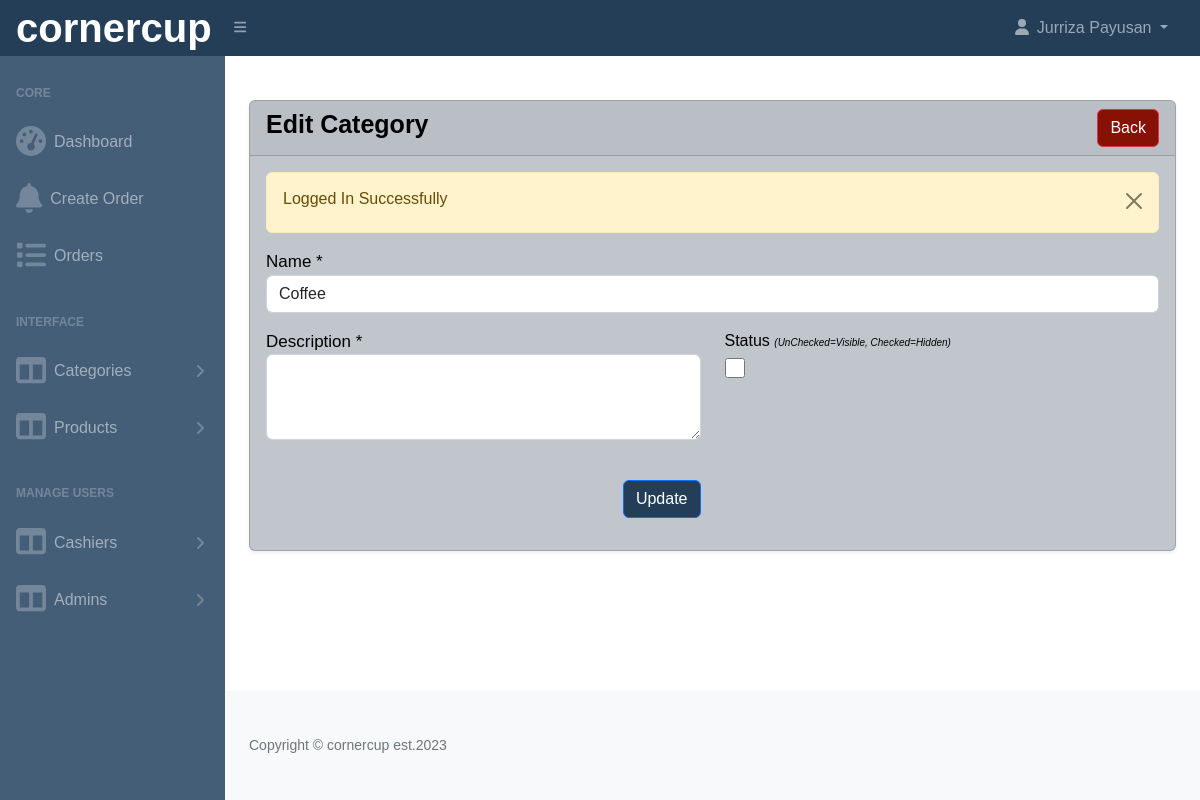
The app's page /cornercup_pos/admin/categories-edit.php?id=1 (signed in), older data.
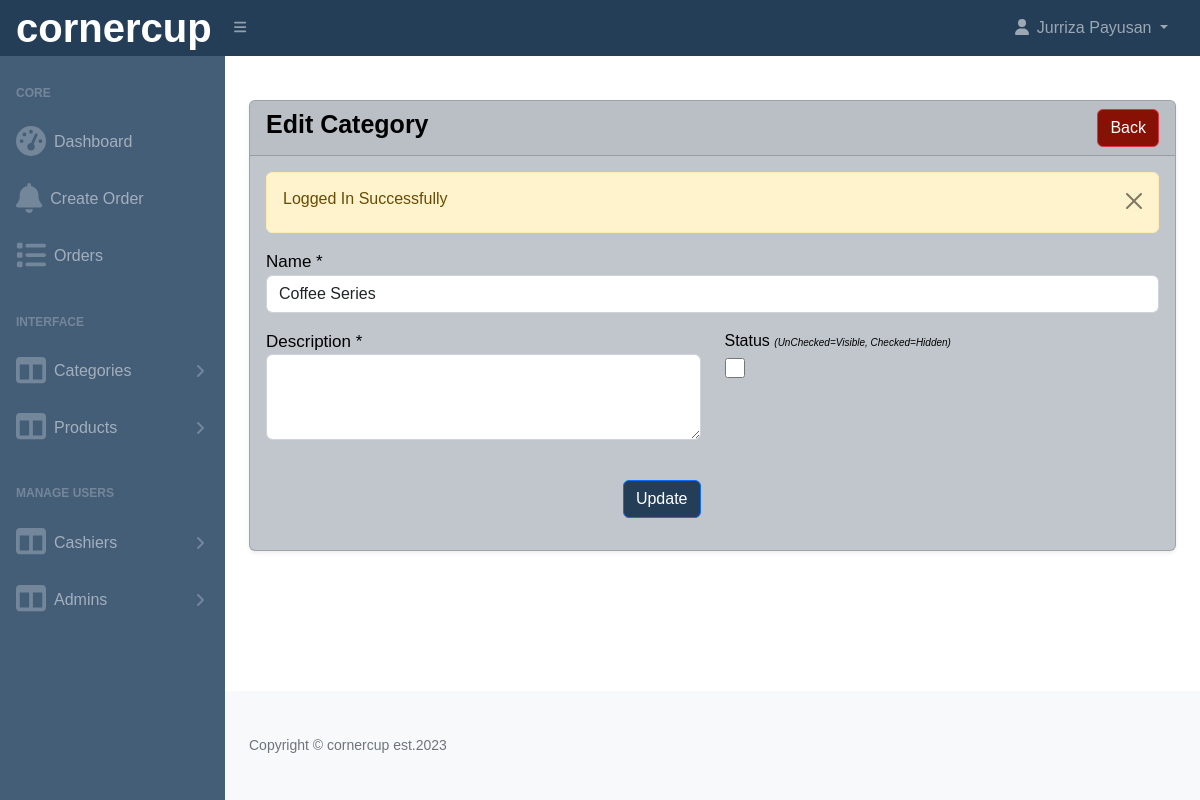
The same page, newer data.
### tables this page shows
CREATE TABLE `categories` (
  `id` int(11) NOT NULL,
  `name` varchar(255) NOT NULL,
  `description` mediumtext DEFAULT NULL,
  `status` tinyint(1) NOT NULL DEFAULT 0 COMMENT '0=visible, 1=hidden'
);

### cornercup_pos/admin/categories-edit.php (the view, shortened to what this page needs)
<?php include('includes/header.php'); ?>
<div class="container-fluid px-4" >
    <div class="card mt-4 shadow-sm">
        <div class="card-header">
            <h4 class="mb-0" style="font-size: 25px; font-family: 'League Spartan', sans-serif;font-weight: bold;">Edit Category
                <a href="categories.php" class="btn btn-danger float-end" style="background-color: #881106;">Back</a>
            </h4>
        </div>
        <div class="card-body">
            <form action="code.php" method="POST">
            <?php
            $parmValue = checkParamId('id');
            $category = getById('categories', $parmValue);
            if($category['status'] == 200)
            {
            ?>
            <div class="row">
                <div class="col-md-12 mb-3">
                    <label for="" style="font-size: 17px; font-family: 'League Spartan', sans-serif;">Name *</label>
                    <input type="text" name="name" value="<?= $category['data']['name']; ?>" required class="form-control" />
                </div>
                <div class="col-md-6 mb-3">
                    <label for="" style="font-size: 17px; font-family: 'League Spartan', sans-serif;">Description *</label>
                    <textarea name="description" class="form-control" rows="3"><?= $category['data']['description']; ?></textarea>
                </div>
                <div class="col-md-6">
                <label>Status </label>
                        <span style="font-size: 10px;  font-style: italic;">(UnChecked=Visible, Checked=Hidden)</span>
                    <br/>
                    <input type="checkbox" name="status" <?= $category['data']['status'] == true ? 'checked':'' ; ?> style="width: 20px;height: 30px"; >
                </div>
                <div class="col-md-6 mb-3 text-end">
                    <br/>
                    <button type="submit" name="updateCategory" class="btn btn-primary" style="background-color: #243E58;">Update</button>
                </div>
            </div>
            <?php
            }
            else
            {
                echo '<h5>'.$category['message'].'</h5>';
            }
            ?>
            </form>
        </div>
    </div>
</div>
<?php include('includes/footer.php'); ?>

Row changes from the older to the newer data that the page shows:
changed categories: name "Coffee" → "Coffee Series"
